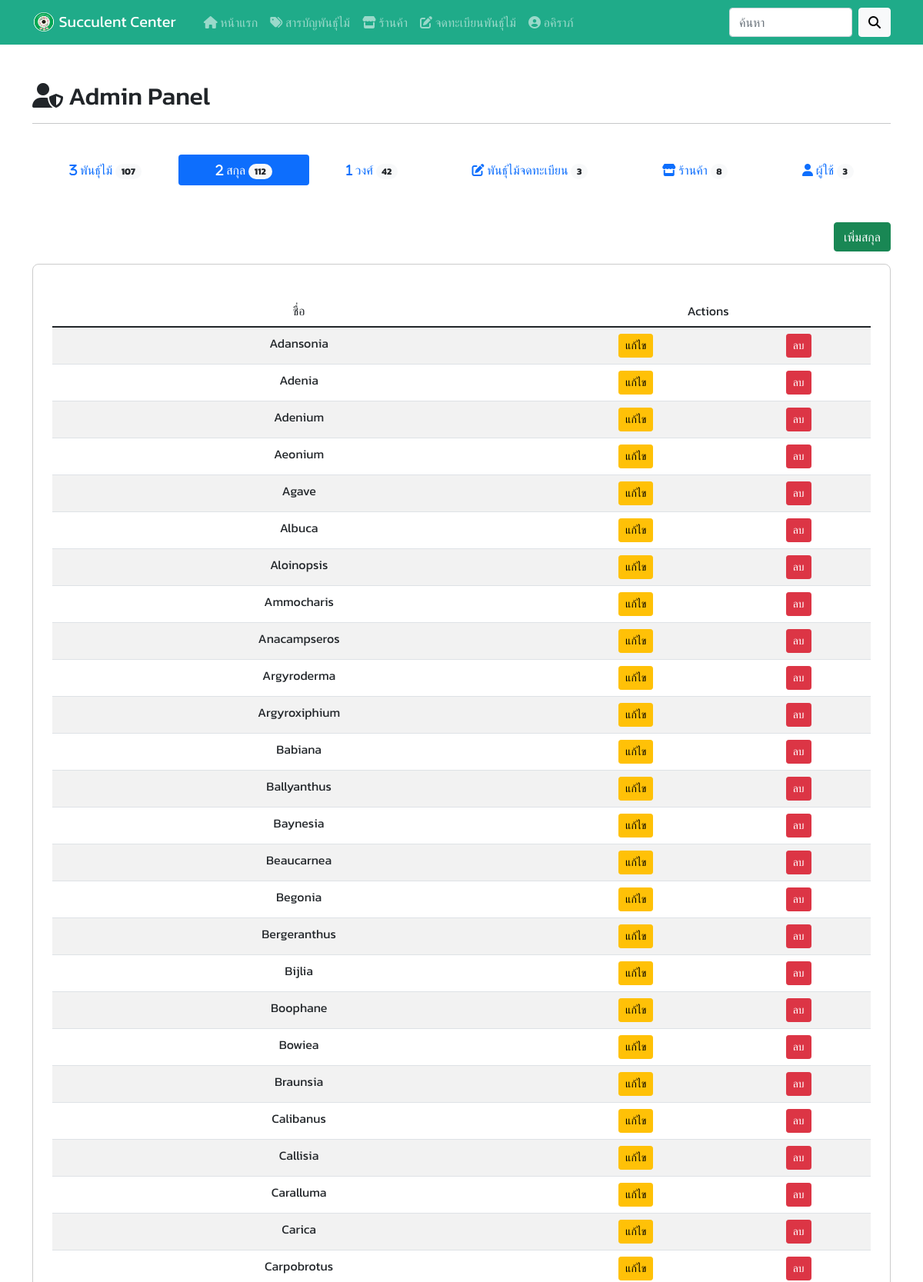
/admin.php?q=manageplantsgroup (signed in, upper part), run on the app's committed database.
### tables this page shows
CREATE TABLE `users` (
  `user_id` int NOT NULL COMMENT 'หมายเลขกำกับผู้ใช้',
  `user_fname` varchar(255) NOT NULL COMMENT 'ชื่อผู้ใช้',
  `user_lname` varchar(255) NOT NULL COMMENT 'นามสกุล',
  `user_idcard` varchar(255) NOT NULL COMMENT 'บัตรประชาชน',
  `user_email` varchar(255) NOT NULL COMMENT 'อีเมล',
  `user_pass` varchar(255) NOT NULL COMMENT 'รหัสผ่าน',
  `user_role` enum('admin','user') NOT NULL DEFAULT 'user' COMMENT 'สิทธิ์',
  `user_timestamp` timestamp NOT NULL DEFAULT CURRENT_TIMESTAMP COMMENT 'ประทับเวลาผู้ใช้'
);

CREATE TABLE `plantsgroup` (
  `plantsgroup_id` int NOT NULL COMMENT 'หมายเลขกำกับสกุล',
  `plantsgroup_name` varchar(255) NOT NULL COMMENT 'ชื่อสกุล',
  `plantsgroup_detail` text NOT NULL COMMENT 'รายละเอียด',
  `plantsgroup_type` text NOT NULL COMMENT 'ลักษณะทั่วไป',
  `plantsfamily_name` varchar(255) NOT NULL COMMENT 'ชื่อวงศ์',
  `plantsgroup_timestamp` timestamp NOT NULL DEFAULT CURRENT_TIMESTAMP COMMENT 'ประทับเวลาสกุล'
);

### components/admins/manageplantsgroup.php (the view, shortened to what this page needs)
<br><br>
<p class="text-end">
    <button class="btn btn-success" data-bs-toggle="modal" data-bs-target="#add">เพิ่มสกุล</button>
</p>
<div class="content">
    <table class="table table-striped table-hover table-responsive text-center">
        <thead>
            <tr>
                <td>ชื่อ</td>
                <td colspan="2">Actions</td>
            </tr>
        </thead>
        <tbody>
            <?php
            $stmt = $conn->query("SELECT * FROM plantsgroup ORDER BY plantsgroup_name ASC");
            $stmt->execute();
            $plantsgroups = $stmt->fetchAll();
            if (!$plantsgroups) {
                echo "<td colspan='2'>ไม่มีข้อมูล</td>";
            } else {
                foreach ($plantsgroups as $plantsgroup) {
            ?>
                    <tr>
                        <td><?= $plantsgroup['plantsgroup_name']; ?></td>
                        <td><a href="./admin.php?q=manageplantsgroup&id=<?= $plantsgroup['plantsgroup_id']; ?>" class="btn btn-sm btn-warning">แก้ไข</a></td>
                        <td><a data-id="<?= $plantsgroup['plantsgroup_id']; ?>" href="./plantsgroup_db.php?delete=<?= $plantsgroup['plantsgroup_id']; ?>" class="btn btn-sm btn-danger delete-btn">ลบ</a></td>
                    </tr>
            <?php
                }
            }
            ?>
        </tbody>
    </table>
</div>

### components/nav-bar.php (shortened to what this page needs)
<nav class="navbar navbar-expand-lg navbar-dark" style="background-color: #1FAB89;">
    <div class="container">
        <a class="navbar-brand" href="./index.php">
            <img src="./assets/images/logo.png" alt="" width="30" height="25" class="mb-1">
            Succulent Center
        </a>
        <div class="collapse navbar-collapse" id="navbarSupportedContent">
            <div class="container">
                <ul class="navbar-nav me-auto mb-2 mb-lg-0">
                    <li class="nav-item">
                        <a class="nav-link <?php if (basename($_SERVER["SCRIPT_FILENAME"], '.php') == 'index') {
                                                echo 'active';
                                            } ?>" aria-current="page" href="./index.php"><i class="fa-solid fa-house"></i> หน้าแรก</a>
                    </li>
                    <li class="nav-item">
                        <a class="nav-link <?php if (basename($_SERVER["SCRIPT_FILENAME"], '.php') == 'category') {
                                                echo 'active';
                                            } ?>" href="./category.php?q=plantsfamily"><i class="fa-solid fa-tags"></i> สารบัญพันธุ์ไม้</a>
                    </li>
                    <li class="nav-item">
                        <a class="nav-link <?php if (basename($_SERVER["SCRIPT_FILENAME"], '.php') == 'shop') {
                                                echo 'active';
                                            } ?>" href="./shop.php"><i class="fa-solid fa-store"></i> ร้านค้า</a>
                    </li>
                    <li class="nav-item">
                        <a class="nav-link <?php if (basename($_SERVER["SCRIPT_FILENAME"], '.php') == 'form') {
                                                echo 'active';
                                            } ?>" href="./form.php"><i class="fa-solid fa-pen-to-square"></i> จดทะเบียนพันธุ์ไม้</a>
                    </li>
                    <?php if (isset($_SESSION['user'])) { ?>
                        <?php
                        $id = $_SESSION['user'];
                        $stmt = $conn->query("SELECT * FROM users WHERE user_id = $id");
                        $stmt->execute();
                        $user = $stmt->fetch();
                        ?>
                        <li class="nav-item dropdown">
                            <a class="nav-link <?php if (basename($_SERVER["SCRIPT_FILENAME"], '.php') == 'settings') {
                                                    echo 'active';
                                                } ?>" href="#" id="navbarDropdown" role="button" data-bs-toggle="dropdown" aria-expanded="false">
                                <i class="fa-solid fa-circle-user"></i> <?= $user['user_fname']; ?>
                            </a>
                        </li>
                    <?php } ?>
                </ul>
            </div>
            <form class="d-flex" method="get" action="search.php">
                <input class="form-control me-2" name="keyword" type="search" placeholder="ค้นหา" aria-label="Search" required>
                <button class="btn btn-light" name="search" type="submit"><i class="fa-solid fa-magnifying-glass"></i></button>
            </form>
        </div>
    </div>
</nav>

### components/head.php (style rules this page uses)
body { font-family: 'Kanit', sans-serif; }
.content { border: solid 1px #ccc; padding: 40px 25px 40px 25px; border-radius: 8px; }

### data on the page
users: user_fname "อคิราภ์"
plantsgroup: plantsgroup_name "Adansonia"
plantsgroup: plantsgroup_name "Adenia"
plantsgroup: plantsgroup_name "Adenium"
plantsgroup: plantsgroup_name "Aeonium"
plantsgroup: plantsgroup_name "Agave"
plantsgroup: plantsgroup_name "Albuca"
plantsgroup: plantsgroup_name "Aloinopsis"
plantsgroup: plantsgroup_name "Ammocharis"
plantsgroup: plantsgroup_name "Anacampseros"
plantsgroup: plantsgroup_name "Argyroderma"
plantsgroup: plantsgroup_name "Argyroxiphium"
plantsgroup: plantsgroup_name "Babiana"
plantsgroup: plantsgroup_name "Ballyanthus"
plantsgroup: plantsgroup_name "Baynesia"
plantsgroup: plantsgroup_name "Beaucarnea"
plantsgroup: plantsgroup_name "Begonia"
plantsgroup: plantsgroup_name "Bergeranthus"
plantsgroup: plantsgroup_name "Bijlia"
plantsgroup: plantsgroup_name "Boophane"
plantsgroup: plantsgroup_name "Bowiea"
plantsgroup: plantsgroup_name "Braunsia"
plantsgroup: plantsgroup_name "Calibanus"
plantsgroup: plantsgroup_name "Callisia"
plantsgroup: plantsgroup_name "Caralluma"
plantsgroup: plantsgroup_name "Carica"
plantsgroup: plantsgroup_name "Carpobrotus"

### other printed values
$nPlants "107"
$nPlantsgroup "112"
$nPlantsfamily "42"
$nPlantsform "3"
$nShop "8"
$nUsers "3"
